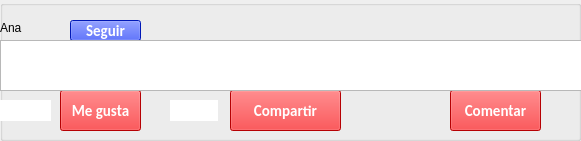
    <widget class="QGroupBox" name="groupBox_18">
     <property name="geometry">
      <rect>
       <x>0</x>
       <y>1140</y>
       <width>581</width>
       <height>141</height>
      </rect>
     </property>
     <property name="title">
      <string/>
     </property>
     <widget class="QPushButton" name="Bt_like_16">
      <property name="geometry">
       <rect>
        <x>60</x>
        <y>90</y>
        <width>81</width>
        <height>41</height>
       </rect>
      </property>
      <property name="font">
       <font>
        <family>Calibri</family>
        <pointsize>11</pointsize>
        <weight>75</weight>
        <bold>true</bold>
       </font>
      </property>
      <property name="contextMenuPolicy">
       <enum>Qt::DefaultContextMenu</enum>
      </property>
      <property name="styleSheet">
       <string notr="true">QPushButton{
	background-color: rgb(255, 0, 4);
	color: #FFFFFF;
}</string>
      </property>
      <property name="text">
       <string>Me gusta</string>
      </property>
     </widget>
     <widget class="QLabel" name="label_like_16">
      <property name="geometry">
       <rect>
        <x>0</x>
        <y>100</y>
        <width>51</width>
        <height>21</height>
       </rect>
      </property>
      <property name="styleSheet">
       <string notr="true">QLabel{
	background-color: #FFFFFF;
}</string>
      </property>
      <property name="text">
       <string/>
      </property>
     </widget>
     <widget class="QPushButton" name="Bt_com_16">
      <property name="geometry">
       <rect>
        <x>450</x>
        <y>90</y>
        <width>91</width>
        <height>41</height>
       </rect>
      </property>
      <property name="font">
       <font>
        <family>Calibri</family>
        <pointsize>11</pointsize>
        <weight>75</weight>
        <bold>true</bold>
       </font>
      </property>
      <property name="contextMenuPolicy">
       <enum>Qt::DefaultContextMenu</enum>
      </property>
      <property name="styleSheet">
       <string notr="true">QPushButton{
	background-color: rgb(255, 0, 4);
	color: #FFFFFF;
}</string>
      </property>
      <property name="text">
       <string>Comentar</string>
      </property>
     </widget>
     <widget class="QLabel" name="label_share_16">
      <property name="geometry">
       <rect>
        <x>170</x>
        <y>100</y>
        <width>48</width>
        <height>21</height>
       </rect>
      </property>
      <property name="styleSheet">
       <string notr="true">QLabel{
	background-color: #FFFFFF;
}</string>
      </property>
      <property name="text">
       <string/>
      </property>
     </widget>
     <widget class="QPushButton" name="Bt_share_16">
      <property name="geometry">
       <rect>
        <x>230</x>
        <y>90</y>
        <width>111</width>
        <height>41</height>
       </rect>
      </property>
      <property name="font">
       <font>
        <family>Calibri</family>
        <pointsize>11</pointsize>
        <weight>75</weight>
        <bold>true</bold>
       </font>
      </property>
      <property name="contextMenuPolicy">
       <enum>Qt::DefaultContextMenu</enum>
      </property>
      <property name="styleSheet">
       <string notr="true">QPushButton{
	background-color: 	rgb(255, 0, 4);
color: #FFFFFF;
}</string>
      </property>
      <property name="text">
       <string>Compartir</string>
      </property>
     </widget>
     <widget class="QLabel" name="label_23">
      <property name="geometry">
       <rect>
        <x>0</x>
        <y>20</y>
        <width>55</width>
        <height>16</height>
       </rect>
      </property>
      <property name="text">
       <string>Ana </string>
      </property>
     </widget>
     <widget class="QPushButton" name="Bt_s_16">
      <property name="geometry">
       <rect>
        <x>70</x>
        <y>20</y>
        <width>71</width>
        <height>21</height>
       </rect>
      </property>
      <property name="font">
       <font>
        <family>Calibri</family>
        <pointsize>11</pointsize>
        <weight>75</weight>
        <bold>true</bold>
       </font>
      </property>
      <property name="contextMenuPolicy">
       <enum>Qt::DefaultContextMenu</enum>
      </property>
      <property name="styleSheet">
       <string notr="true">QPushButton{
	background-color:  rgb(0, 34, 255);
	color: #FFFFFF;
}</string>
      </property>
      <property name="text">
       <string>Seguir</string>
      </property>
     </widget>
     <widget class="QPlainTextEdit" name="publicacion1_16">
      <property name="geometry">
       <rect>
        <x>0</x>
        <y>40</y>
        <width>611</width>
        <height>51</height>
       </rect>
      </property>
     </widget>
     <widget class="QGroupBox" name="groupBox_19">
      <property name="geometry">
       <rect>
        <x>310</x>
        <y>140</y>
        <width>581</width>
        <height>231</height>
       </rect>
      </property>
      <property name="title">
       <string/>
      </property>
      <widget class="QPushButton" name="Bt_like_17">
       <property name="geometry">
        <rect>
         <x>60</x>
         <y>90</y>
         <width>81</width>
         <height>41</height>
        </rect>
       </property>
       <property name="font">
        <font>
         <family>Calibri</family>
         <pointsize>11</pointsize>
         <weight>75</weight>
         <bold>true</bold>
        </font>
       </property>
       <property name="contextMenuPolicy">
        <enum>Qt::DefaultContextMenu</enum>
       </property>
       <property name="styleSheet">
        <string notr="true">QPushButton{
	background-color: rgb(255, 0, 4);
	color: #FFFFFF;
}</string>
       </property>
       <property name="text">
        <string>Me gusta</string>
       </property>
      </widget>
      <widget class="QLabel" name="label_like_17">
       <property name="geometry">
        <rect>
         <x>0</x>
         <y>100</y>
         <width>51</width>
         <height>21</height>
        </rect>
       </property>
       <property name="styleSheet">
        <string notr="true">QLabel{
	background-color: #FFFFFF;
}</string>
       </property>
       <property name="text">
        <string/>
       </property>
      </widget>
      <widget class="QPushButton" name="Bt_com_17">
       <property name="geometry">
        <rect>
         <x>450</x>
         <y>90</y>
         <width>91</width>
         <height>41</height>
        </rect>
       </property>
       <property name="font">
        <font>
         <family>Calibri</family>
         <pointsize>11</pointsize>
         <weight>75</weight>
         <bold>true</bold>
        </font>
       </property>
       <property name="contextMenuPolicy">
        <enum>Qt::DefaultContextMenu</enum>
       </property>
       <property name="styleSheet">
        <string notr="true">QPushButton{
	background-color: rgb(255, 0, 4);
	color: #FFFFFF;
}</string>
       </property>
       <property name="text">
        <string>Comentar</string>
       </property>
      </widget>
      <widget class="QLabel" name="label_share_17">
       <property name="geometry">
        <rect>
         <x>170</x>
         <y>100</y>
         <width>48</width>
         <height>21</height>
        </rect>
       </property>
       <property name="styleSheet">
        <string notr="true">QLabel{
	background-color: #FFFFFF;
}</string>
       </property>
       <property name="text">
        <string/>
       </property>
      </widget>
      <widget class="QPushButton" name="Bt_share_17">
       <property name="geometry">
        <rect>
         <x>230</x>
         <y>90</y>
         <width>111</width>
         <height>41</height>
        </rect>
       </property>
       <property name="font">
        <font>
         <family>Calibri</family>
         <pointsize>11</pointsize>
         <weight>75</weight>
         <bold>true</bold>
        </font>
       </property>
       <property name="contextMenuPolicy">
        <enum>Qt::DefaultContextMenu</enum>
       </property>
       <property name="styleSheet">
        <string notr="true">QPushButton{
	background-color: 	rgb(255, 0, 4);
color: #FFFFFF;
}</string>
       </property>
       <property name="text">
        <string>Compartir</string>
       </property>
      </widget>
      <widget class="QLabel" name="label_24">
       <property name="geometry">
        <rect>
         <x>0</x>
         <y>20</y>
         <width>55</width>
         <height>16</height>
        </rect>
       </property>
       <property name="text">
        <string>Ana </string>
       </property>
      </widget>
      <widget class="QPushButton" name="Bt_s_17">
       <property name="geometry">
        <rect>
         <x>70</x>
         <y>20</y>
         <width>71</width>
         <height>21</height>
        </rect>
       </property>
       <property name="font">
        <font>
         <family>Calibri</family>
         <pointsize>11</pointsize>
         <weight>75</weight>
         <bold>true</bold>
        </font>
       </property>
       <property name="contextMenuPolicy">
        <enum>Qt::DefaultContextMenu</enum>
       </property>
       <property name="styleSheet">
        <string notr="true">QPushButton{
	background-color:  rgb(0, 34, 255);
	color: #FFFFFF;
}</string>
       </property>
       <property name="text">
        <string>Seguir</string>
       </property>
      </widget>
      <widget class="QPlainTextEdit" name="publicacion1_17">
       <property name="geometry">
        <rect>
         <x>0</x>
         <y>40</y>
         <width>611</width>
         <height>51</height>
        </rect>
       </property>
      </widget>
     </widget>
    </widget>
